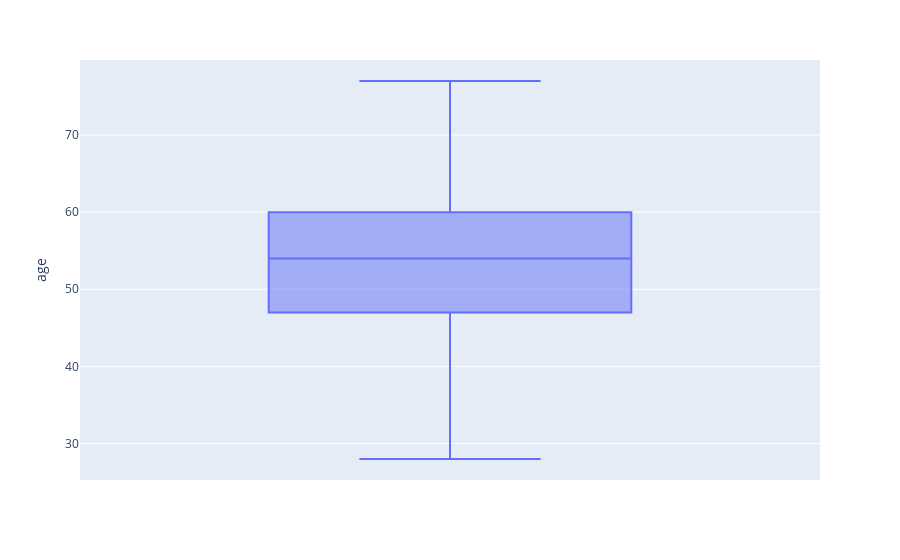
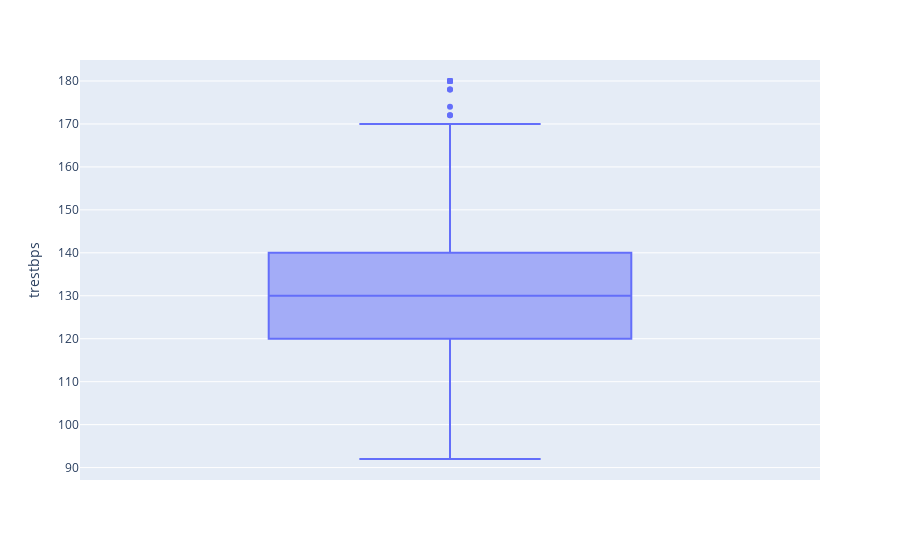
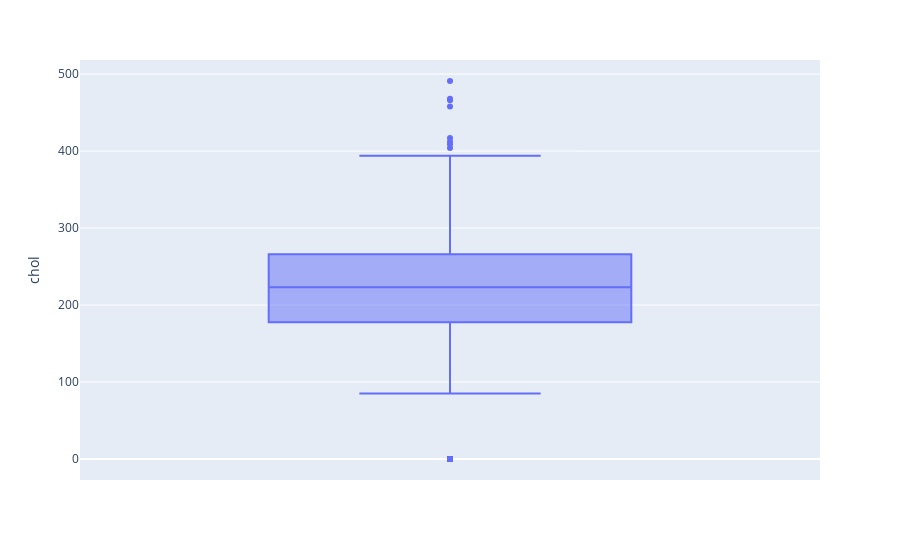
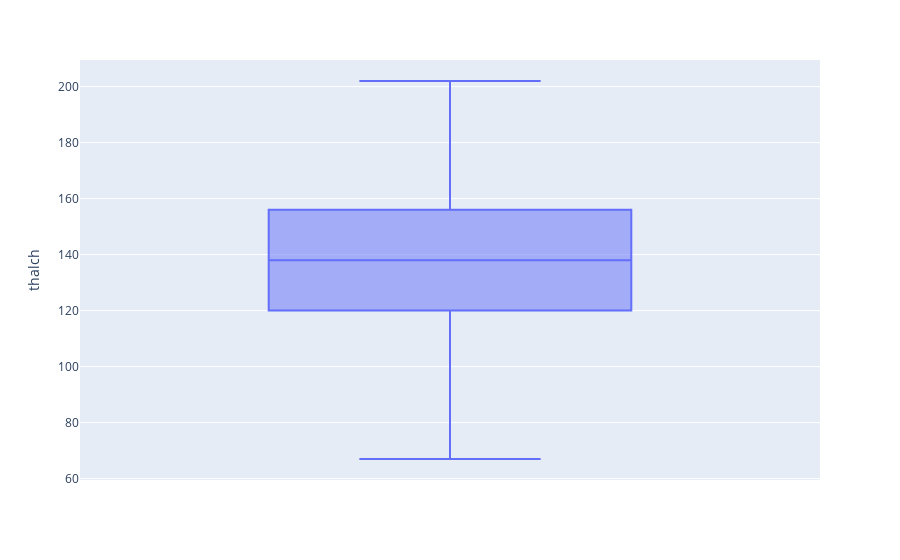

The cell these charts' notebook holds for them, in order:
### Code cell
# creating box plots to visulize the columns havon no outliers
fig = px.box(data_frame=df, y='age')
fig.show()

fig = px.box(data_frame=df, y='trestbps')
fig.show()

fig = px.box(data_frame=df, y='chol')
fig.show()

fig = px.box(data_frame=df, y='thalch')
fig.show()

fig = px.box(data_frame=df, y='oldpeak')
fig.show()
fig = px.box(data_frame=df, y='ca')
fig.show()

### Figure 1 — Plotly figure (JSON) as saved in the notebook; plotly's stock layout.template omitted (floating-point values rounded to 4 significant figures; data arrays with more than 128 entries replaced by an {"elided": "..."} marker saying what was removed)
{"data": [{"alignmentgroup": "True", "hovertemplate": "age=%{y}<extra></extra>", "legendgroup": "", "marker": {"color": "#636efa"}, "name": "", "notched": false, "offsetgroup": "", "orientation": "v", "showlegend": false, "type": "box", "x0": " ", "xaxis": "x", "y": {"elided": "880 int values"}, "y0": " ", "yaxis": "y"}], "layout": {"boxmode": "group", "legend": {"tracegroupgap": 0}, "margin": {"t": 60}, "xaxis": {"anchor": "y", "domain": [0, 1]}, "yaxis": {"anchor": "x", "domain": [0, 1], "title": {"text": "age"}}}}

### Figure 2 — Plotly figure (JSON) as saved in the notebook; plotly's stock layout.template omitted (floating-point values rounded to 4 significant figures; data arrays with more than 128 entries replaced by an {"elided": "..."} marker saying what was removed)
{"data": [{"alignmentgroup": "True", "hovertemplate": "trestbps=%{y}<extra></extra>", "legendgroup": "", "marker": {"color": "#636efa"}, "name": "", "notched": false, "offsetgroup": "", "orientation": "v", "showlegend": false, "type": "box", "x0": " ", "xaxis": "x", "y": {"elided": "880 float values"}, "y0": " ", "yaxis": "y"}], "layout": {"boxmode": "group", "legend": {"tracegroupgap": 0}, "margin": {"t": 60}, "xaxis": {"anchor": "y", "domain": [0, 1]}, "yaxis": {"anchor": "x", "domain": [0, 1], "title": {"text": "trestbps"}}}}

### Figure 3 — Plotly figure (JSON) as saved in the notebook; plotly's stock layout.template omitted (floating-point values rounded to 4 significant figures; data arrays with more than 128 entries replaced by an {"elided": "..."} marker saying what was removed)
{"data": [{"alignmentgroup": "True", "hovertemplate": "chol=%{y}<extra></extra>", "legendgroup": "", "marker": {"color": "#636efa"}, "name": "", "notched": false, "offsetgroup": "", "orientation": "v", "showlegend": false, "type": "box", "x0": " ", "xaxis": "x", "y": {"elided": "880 float values"}, "y0": " ", "yaxis": "y"}], "layout": {"boxmode": "group", "legend": {"tracegroupgap": 0}, "margin": {"t": 60}, "xaxis": {"anchor": "y", "domain": [0, 1]}, "yaxis": {"anchor": "x", "domain": [0, 1], "title": {"text": "chol"}}}}

### Figure 4 — Plotly figure (JSON) as saved in the notebook; plotly's stock layout.template omitted (floating-point values rounded to 4 significant figures; data arrays with more than 128 entries replaced by an {"elided": "..."} marker saying what was removed)
{"data": [{"alignmentgroup": "True", "hovertemplate": "thalch=%{y}<extra></extra>", "legendgroup": "", "marker": {"color": "#636efa"}, "name": "", "notched": false, "offsetgroup": "", "orientation": "v", "showlegend": false, "type": "box", "x0": " ", "xaxis": "x", "y": {"elided": "880 float values"}, "y0": " ", "yaxis": "y"}], "layout": {"boxmode": "group", "legend": {"tracegroupgap": 0}, "margin": {"t": 60}, "xaxis": {"anchor": "y", "domain": [0, 1]}, "yaxis": {"anchor": "x", "domain": [0, 1], "title": {"text": "thalch"}}}}
